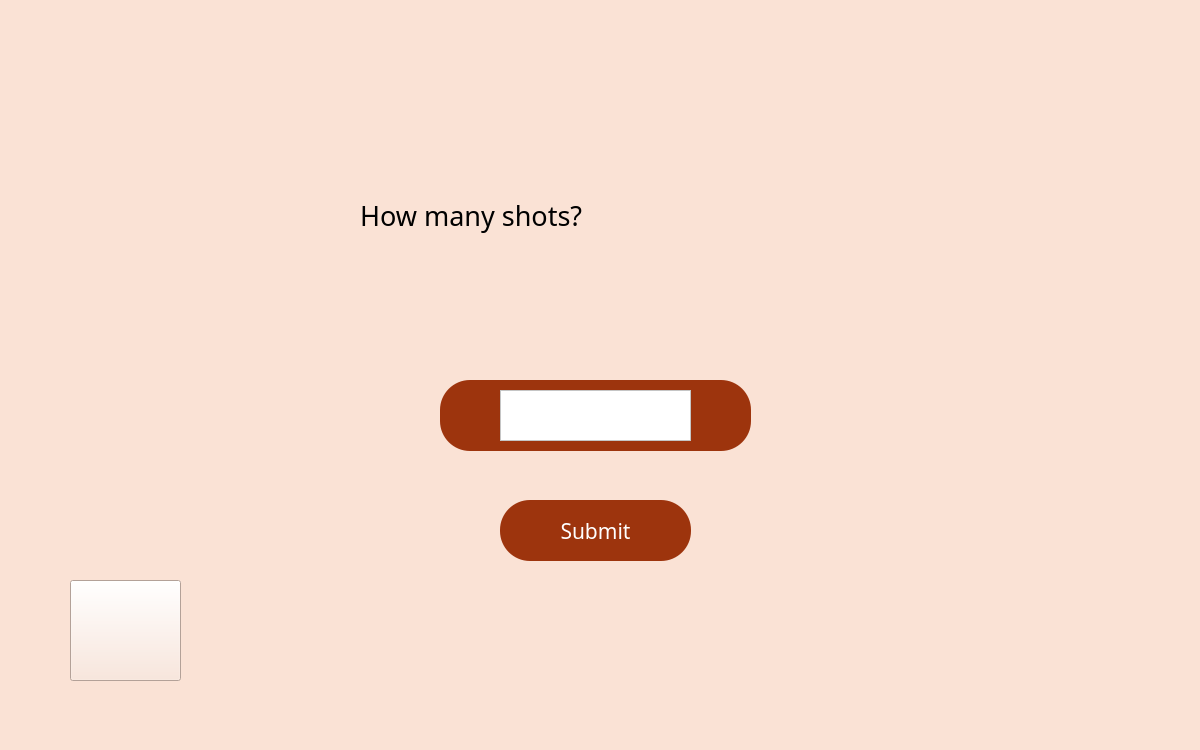
<?xml version="1.0" encoding="UTF-8"?>
<ui version="4.0">
 <class>MainWindow</class>
 <widget class="QMainWindow" name="MainWindow">
  <property name="geometry">
   <rect>
    <x>0</x>
    <y>0</y>
    <width>1200</width>
    <height>750</height>
   </rect>
  </property>
  <property name="windowTitle">
   <string>MainWindow</string>
  </property>
  <property name="styleSheet">
   <string notr="true">background-color: rgb(250, 226, 213);</string>
  </property>
  <widget class="QWidget" name="centralwidget">
   <widget class="QLabel" name="label">
    <property name="geometry">
     <rect>
      <x>10</x>
      <y>0</y>
      <width>331</width>
      <height>131</height>
     </rect>
    </property>
    <property name="styleSheet">
     <string notr="true">border-image: url(:/images/logo.png);</string>
    </property>
    <property name="text">
     <string/>
    </property>
   </widget>
   <widget class="QPushButton" name="pushButton_2">
    <property name="geometry">
     <rect>
      <x>440</x>
      <y>380</y>
      <width>311</width>
      <height>71</height>
     </rect>
    </property>
    <property name="font">
     <font>
      <pointsize>40</pointsize>
     </font>
    </property>
    <property name="styleSheet">
     <string notr="true">border-radius: 30px;
background-color: rgb(157,52,13);
color:rgb(255,255,255);</string>
    </property>
    <property name="text">
     <string/>
    </property>
   </widget>
   <widget class="QLabel" name="label_2">
    <property name="geometry">
     <rect>
      <x>360</x>
      <y>170</y>
      <width>451</width>
      <height>91</height>
     </rect>
    </property>
    <property name="font">
     <font>
      <family>더잠실 4 Medium</family>
      <pointsize>20</pointsize>
     </font>
    </property>
    <property name="text">
     <string>How many shots?</string>
    </property>
   </widget>
   <widget class="QTextEdit" name="text_shot">
    <property name="geometry">
     <rect>
      <x>500</x>
      <y>390</y>
      <width>191</width>
      <height>51</height>
     </rect>
    </property>
    <property name="font">
     <font>
      <family>더잠실 2 Light</family>
      <pointsize>16</pointsize>
     </font>
    </property>
    <property name="styleSheet">
     <string notr="true">background-color: rgb(255, 255, 255);</string>
    </property>
    <property name="verticalScrollBarPolicy">
     <enum>Qt::ScrollBarAlwaysOff</enum>
    </property>
    <property name="horizontalScrollBarPolicy">
     <enum>Qt::ScrollBarAlwaysOff</enum>
    </property>
    <property name="html">
     <string>&lt;!DOCTYPE HTML PUBLIC &quot;-//W3C//DTD HTML 4.0//EN&quot; &quot;http://www.w3.org/TR/REC-html40/strict.dtd&quot;&gt;
&lt;html&gt;&lt;head&gt;&lt;meta name=&quot;qrichtext&quot; content=&quot;1&quot; /&gt;&lt;style type=&quot;text/css&quot;&gt;
p, li { white-space: pre-wrap; }
&lt;/style&gt;&lt;/head&gt;&lt;body style=&quot; font-family:'더잠실 2 Light'; font-size:16pt; font-weight:400; font-style:normal;&quot;&gt;
&lt;p align=&quot;center&quot; style=&quot;-qt-paragraph-type:empty; margin-top:0px; margin-bottom:0px; margin-left:0px; margin-right:0px; -qt-block-indent:0; text-indent:0px; font-family:'Gulim'; font-size:36pt;&quot;&gt;&lt;br /&gt;&lt;/p&gt;&lt;/body&gt;&lt;/html&gt;</string>
    </property>
   </widget>
   <widget class="QPushButton" name="button_back">
    <property name="geometry">
     <rect>
      <x>70</x>
      <y>580</y>
      <width>111</width>
      <height>101</height>
     </rect>
    </property>
    <property name="styleSheet">
     <string notr="true">border-image: url(:/images/arrow.png);</string>
    </property>
    <property name="text">
     <string/>
    </property>
   </widget>
   <widget class="QPushButton" name="button_submitshot">
    <property name="geometry">
     <rect>
      <x>500</x>
      <y>500</y>
      <width>191</width>
      <height>61</height>
     </rect>
    </property>
    <property name="font">
     <font>
      <family>더잠실 2 Light</family>
      <pointsize>16</pointsize>
     </font>
    </property>
    <property name="styleSheet">
     <string notr="true">border-radius: 30px;
background-color: rgb(157,52,13);
color:rgb(255,255,255);</string>
    </property>
    <property name="text">
     <string>Submit</string>
    </property>
   </widget>
  </widget>
  <widget class="QMenuBar" name="menubar">
   <property name="geometry">
    <rect>
     <x>0</x>
     <y>0</y>
     <width>1200</width>
     <height>38</height>
    </rect>
   </property>
  </widget>
  <widget class="QStatusBar" name="statusbar"/>
 </widget>
 <resources>
  <include location="Resource_1.qrc"/>
 </resources>
 <connections/>
</ui>
